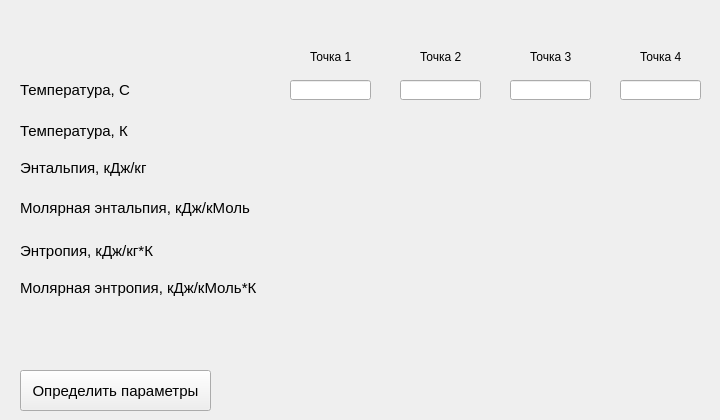
    <widget class="QWidget" name="carbon_dioxide">
     <attribute name="title">
      <string>Углекислый газ</string>
     </attribute>
     <widget class="QLabel" name="mol_entropy_point_carb_diox">
      <property name="geometry">
       <rect>
        <x>290</x>
        <y>280</y>
        <width>91</width>
        <height>16</height>
       </rect>
      </property>
      <property name="font">
       <font>
        <pointsize>11</pointsize>
       </font>
      </property>
      <property name="text">
       <string/>
      </property>
     </widget>
     <widget class="QLabel" name="enthalpy_point_carb_diox">
      <property name="geometry">
       <rect>
        <x>290</x>
        <y>160</y>
        <width>91</width>
        <height>16</height>
       </rect>
      </property>
      <property name="font">
       <font>
        <pointsize>11</pointsize>
       </font>
      </property>
      <property name="text">
       <string/>
      </property>
     </widget>
     <widget class="QPushButton" name="result_carb_diox">
      <property name="geometry">
       <rect>
        <x>20</x>
        <y>370</y>
        <width>191</width>
        <height>41</height>
       </rect>
      </property>
      <property name="font">
       <font>
        <pointsize>11</pointsize>
       </font>
      </property>
      <property name="text">
       <string>Определить параметры</string>
      </property>
     </widget>
     <widget class="QLabel" name="entropy_carb_diox">
      <property name="geometry">
       <rect>
        <x>20</x>
        <y>240</y>
        <width>141</width>
        <height>21</height>
       </rect>
      </property>
      <property name="font">
       <font>
        <pointsize>11</pointsize>
       </font>
      </property>
      <property name="text">
       <string>Энтропия, кДж/кг*К</string>
      </property>
     </widget>
     <widget class="QLabel" name="entropy_point_carb_diox">
      <property name="geometry">
       <rect>
        <x>290</x>
        <y>240</y>
        <width>91</width>
        <height>21</height>
       </rect>
      </property>
      <property name="font">
       <font>
        <pointsize>11</pointsize>
       </font>
      </property>
      <property name="text">
       <string/>
      </property>
     </widget>
     <widget class="QLineEdit" name="temp_C_point_carb_diox">
      <property name="geometry">
       <rect>
        <x>290</x>
        <y>80</y>
        <width>81</width>
        <height>20</height>
       </rect>
      </property>
     </widget>
     <widget class="QLabel" name="temperature_K_carb_diox">
      <property name="geometry">
       <rect>
        <x>20</x>
        <y>120</y>
        <width>121</width>
        <height>21</height>
       </rect>
      </property>
      <property name="font">
       <font>
        <pointsize>11</pointsize>
       </font>
      </property>
      <property name="text">
       <string>Температура, К</string>
      </property>
     </widget>
     <widget class="QLabel" name="mol_enthalpy_point_carb_diox">
      <property name="geometry">
       <rect>
        <x>290</x>
        <y>200</y>
        <width>91</width>
        <height>16</height>
       </rect>
      </property>
      <property name="font">
       <font>
        <pointsize>11</pointsize>
       </font>
      </property>
      <property name="text">
       <string/>
      </property>
     </widget>
     <widget class="QLabel" name="mol_entropy_carb_diox">
      <property name="geometry">
       <rect>
        <x>20</x>
        <y>280</y>
        <width>241</width>
        <height>16</height>
       </rect>
      </property>
      <property name="font">
       <font>
        <pointsize>11</pointsize>
       </font>
      </property>
      <property name="text">
       <string>Молярная энтропия, кДж/кМоль*К</string>
      </property>
     </widget>
     <widget class="QLabel" name="temperature_C_carb_diox">
      <property name="geometry">
       <rect>
        <x>20</x>
        <y>80</y>
        <width>111</width>
        <height>20</height>
       </rect>
      </property>
      <property name="font">
       <font>
        <pointsize>11</pointsize>
       </font>
      </property>
      <property name="text">
       <string>Температура, С</string>
      </property>
     </widget>
     <widget class="QLabel" name="mol_enthalpy_carb_diox">
      <property name="geometry">
       <rect>
        <x>20</x>
        <y>200</y>
        <width>231</width>
        <height>16</height>
       </rect>
      </property>
      <property name="font">
       <font>
        <pointsize>11</pointsize>
       </font>
      </property>
      <property name="text">
       <string>Молярная энтальпия, кДж/кМоль</string>
      </property>
     </widget>
     <widget class="QLabel" name="temp_K_point_carb_diox">
      <property name="geometry">
       <rect>
        <x>290</x>
        <y>120</y>
        <width>91</width>
        <height>21</height>
       </rect>
      </property>
      <property name="font">
       <font>
        <pointsize>11</pointsize>
       </font>
      </property>
      <property name="text">
       <string/>
      </property>
     </widget>
     <widget class="QLabel" name="enthalpy_carb_diox">
      <property name="geometry">
       <rect>
        <x>20</x>
        <y>160</y>
        <width>131</width>
        <height>16</height>
       </rect>
      </property>
      <property name="font">
       <font>
        <pointsize>11</pointsize>
       </font>
      </property>
      <property name="text">
       <string>Энтальпия, кДж/кг</string>
      </property>
     </widget>
     <widget class="QLabel" name="point_carb_diox">
      <property name="geometry">
       <rect>
        <x>310</x>
        <y>50</y>
        <width>47</width>
        <height>13</height>
       </rect>
      </property>
      <property name="text">
       <string>Точка 1</string>
      </property>
     </widget>
     <widget class="QLabel" name="enthalpy_point_carb_diox_2">
      <property name="geometry">
       <rect>
        <x>400</x>
        <y>160</y>
        <width>91</width>
        <height>16</height>
       </rect>
      </property>
      <property name="font">
       <font>
        <pointsize>11</pointsize>
       </font>
      </property>
      <property name="text">
       <string/>
      </property>
     </widget>
     <widget class="QLabel" name="point_carb_diox_2">
      <property name="geometry">
       <rect>
        <x>420</x>
        <y>50</y>
        <width>47</width>
        <height>13</height>
       </rect>
      </property>
      <property name="text">
       <string>Точка 2</string>
      </property>
     </widget>
     <widget class="QLineEdit" name="temp_C_point_carb_diox_2">
      <property name="geometry">
       <rect>
        <x>400</x>
        <y>80</y>
        <width>81</width>
        <height>20</height>
       </rect>
      </property>
     </widget>
     <widget class="QLabel" name="mol_enthalpy_point_carb_diox_2">
      <property name="geometry">
       <rect>
        <x>400</x>
        <y>200</y>
        <width>91</width>
        <height>16</height>
       </rect>
      </property>
      <property name="font">
       <font>
        <pointsize>11</pointsize>
       </font>
      </property>
      <property name="text">
       <string/>
      </property>
     </widget>
     <widget class="QLabel" name="entropy_point_carb_diox_2">
      <property name="geometry">
       <rect>
        <x>400</x>
        <y>240</y>
        <width>91</width>
        <height>21</height>
       </rect>
      </property>
      <property name="font">
       <font>
        <pointsize>11</pointsize>
       </font>
      </property>
      <property name="text">
       <string/>
      </property>
     </widget>
     <widget class="QLabel" name="temp_K_point_carb_diox_2">
      <property name="geometry">
       <rect>
        <x>400</x>
        <y>120</y>
        <width>91</width>
        <height>21</height>
       </rect>
      </property>
      <property name="font">
       <font>
        <pointsize>11</pointsize>
       </font>
      </property>
      <property name="text">
       <string/>
      </property>
     </widget>
     <widget class="QLabel" name="mol_entropy_point_carb_diox_2">
      <property name="geometry">
       <rect>
        <x>400</x>
        <y>280</y>
        <width>91</width>
        <height>16</height>
       </rect>
      </property>
      <property name="font">
       <font>
        <pointsize>11</pointsize>
       </font>
      </property>
      <property name="text">
       <string/>
      </property>
     </widget>
     <widget class="QLabel" name="enthalpy_point_carb_diox_3">
      <property name="geometry">
       <rect>
        <x>510</x>
        <y>160</y>
        <width>91</width>
        <height>16</height>
       </rect>
      </property>
      <property name="font">
       <font>
        <pointsize>11</pointsize>
       </font>
      </property>
      <property name="text">
       <string/>
      </property>
     </widget>
     <widget class="QLabel" name="point_carb_diox_3">
      <property name="geometry">
       <rect>
        <x>530</x>
        <y>50</y>
        <width>47</width>
        <height>13</height>
       </rect>
      </property>
      <property name="text">
       <string>Точка 3</string>
      </property>
     </widget>
     <widget class="QLineEdit" name="temp_C_point_carb_diox_3">
      <property name="geometry">
       <rect>
        <x>510</x>
        <y>80</y>
        <width>81</width>
        <height>20</height>
       </rect>
      </property>
     </widget>
     <widget class="QLabel" name="mol_enthalpy_point_carb_diox_3">
      <property name="geometry">
       <rect>
        <x>510</x>
        <y>200</y>
        <width>91</width>
        <height>16</height>
       </rect>
      </property>
      <property name="font">
       <font>
        <pointsize>11</pointsize>
       </font>
      </property>
      <property name="text">
       <string/>
      </property>
     </widget>
     <widget class="QLabel" name="entropy_point_carb_diox_3">
      <property name="geometry">
       <rect>
        <x>510</x>
        <y>240</y>
        <width>91</width>
        <height>21</height>
       </rect>
      </property>
      <property name="font">
       <font>
        <pointsize>11</pointsize>
       </font>
      </property>
      <property name="text">
       <string/>
      </property>
     </widget>
     <widget class="QLabel" name="temp_K_point_carb_diox_3">
      <property name="geometry">
       <rect>
        <x>510</x>
        <y>120</y>
        <width>91</width>
        <height>21</height>
       </rect>
      </property>
      <property name="font">
       <font>
        <pointsize>11</pointsize>
       </font>
      </property>
      <property name="text">
       <string/>
      </property>
     </widget>
     <widget class="QLabel" name="mol_entropy_point_carb_diox_3">
      <property name="geometry">
       <rect>
        <x>510</x>
        <y>280</y>
        <width>91</width>
        <height>16</height>
       </rect>
      </property>
      <property name="font">
       <font>
        <pointsize>11</pointsize>
       </font>
      </property>
      <property name="text">
       <string/>
      </property>
     </widget>
     <widget class="QLabel" name="enthalpy_point_carb_diox_4">
      <property name="geometry">
       <rect>
        <x>620</x>
        <y>160</y>
        <width>91</width>
        <height>16</height>
       </rect>
      </property>
      <property name="font">
       <font>
        <pointsize>11</pointsize>
       </font>
      </property>
      <property name="text">
       <string/>
      </property>
     </widget>
     <widget class="QLabel" name="point_carb_diox_4">
      <property name="geometry">
       <rect>
        <x>640</x>
        <y>50</y>
        <width>47</width>
        <height>13</height>
       </rect>
      </property>
      <property name="text">
       <string>Точка 4</string>
      </property>
     </widget>
     <widget class="QLineEdit" name="temp_C_point_carb_diox_4">
      <property name="geometry">
       <rect>
        <x>620</x>
        <y>80</y>
        <width>81</width>
        <height>20</height>
       </rect>
      </property>
     </widget>
     <widget class="QLabel" name="mol_enthalpy_point_carb_diox_4">
      <property name="geometry">
       <rect>
        <x>620</x>
        <y>200</y>
        <width>91</width>
        <height>16</height>
       </rect>
      </property>
      <property name="font">
       <font>
        <pointsize>11</pointsize>
       </font>
      </property>
      <property name="text">
       <string/>
      </property>
     </widget>
     <widget class="QLabel" name="entropy_point_carb_diox_4">
      <property name="geometry">
       <rect>
        <x>620</x>
        <y>240</y>
        <width>91</width>
        <height>21</height>
       </rect>
      </property>
      <property name="font">
       <font>
        <pointsize>11</pointsize>
       </font>
      </property>
      <property name="text">
       <string/>
      </property>
     </widget>
     <widget class="QLabel" name="temp_K_point_carb_diox_4">
      <property name="geometry">
       <rect>
        <x>620</x>
        <y>120</y>
        <width>91</width>
        <height>21</height>
       </rect>
      </property>
      <property name="font">
       <font>
        <pointsize>11</pointsize>
       </font>
      </property>
      <property name="text">
       <string/>
      </property>
     </widget>
     <widget class="QLabel" name="mol_entropy_point_carb_diox_4">
      <property name="geometry">
       <rect>
        <x>620</x>
        <y>280</y>
        <width>91</width>
        <height>16</height>
       </rect>
      </property>
      <property name="font">
       <font>
        <pointsize>11</pointsize>
       </font>
      </property>
      <property name="text">
       <string/>
      </property>
     </widget>
    </widget>
